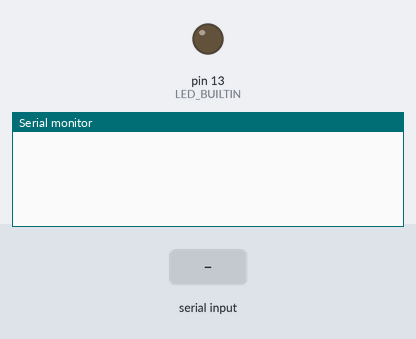
Simulated run of this sketch. Board: Arduino Uno, built with avr-gcc and run on an emulated ATmega328P. Shown: output pins drawn as LEDs (lit = HIGH), the last lines printed to the serial monitor. The test bench sets the inputs (shaded band).

Above: at 1.2 s.
1.3 s: "RESET\n" received over Serial
At 1.9 s:
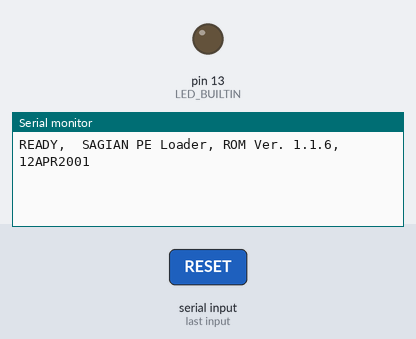
2.8 s: byte 10 ('\n') received over Serial
At 4.0 s:
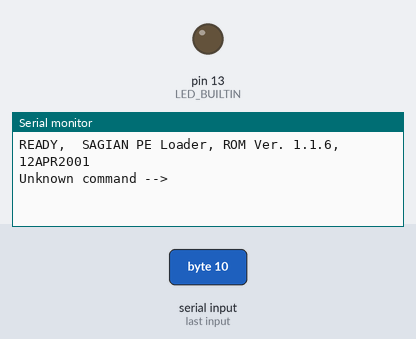
4.3 s: "X-AXIS \n" received over Serial
At 5.4 s:
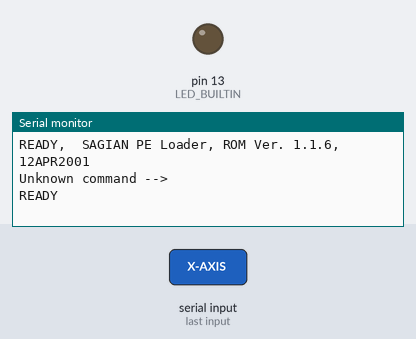
5.8 s: "Z-AXIS EXTEND\n" received over Serial
At 6.7 s:
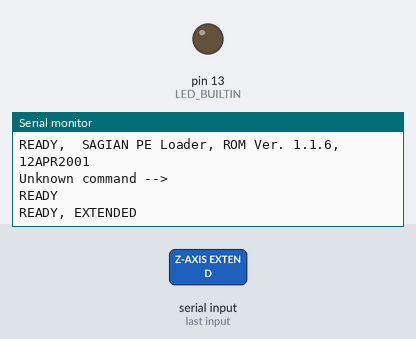

The sketch:

fake_plate_loader.ino
```cpp
bool isStringComplete = false;
String inputString = "";

void setup() {
  Serial.begin(19200);
  pinMode(LED_BUILTIN, OUTPUT);
  inputString.reserve(200);
}

void loop() {
  if (isStringComplete) {
    if (inputString.equals("RESET")) {
      Serial.println("READY,  SAGIAN PE Loader, ROM Ver. 1.1.6, 12APR2001");
    } else if (inputString.startsWith("MOVE ")) {
      delay(3000);  // Simulated 3 seconds for the movement
      Serial.println("READY");
    } else if (inputString.startsWith("X-AXIS ")) {
      Serial.println("READY");
    } else if (inputString.equals("Z-AXIS EXTEND")) {
      Serial.println("READY, EXTENDED");
    } else if (inputString.equals("Z-AXIS RETRACT")) {
      Serial.println("READY, RETRACTED");
    } else if (inputString.equals("GRIPPER OPEN")) {
      Serial.println("READY, OPEN");
    } else if (inputString.equals("GRIPPER CLOSE")) {
      Serial.println("READY, CLOSED, NOPLATE");
    } else if (inputString.equals("LOADER_STATUS")) {
      Serial.println("READY, POSITION 3, Z-AXIS RETRACTED, GRIPPER CLOSED, NOPLATE");
    } else {
      Serial.print("Unknown command --> ");
      Serial.println(inputString);
    }
    inputString = "";
    isStringComplete = false;
  }
}

void serialEvent() {
  while (Serial.available()) {
    char inChar = (char) Serial.read();
    if (inChar == '\n') {
      isStringComplete = true;
    } else {
      inputString += inChar;
    }
  }
}
```

Measured:
- after the input at 1.3 s, the serial monitor: prints a new line at once (image 1)
- after the input at 2.8 s, the serial monitor: prints a new line at once (image 2)
- after the input at 4.3 s, the serial monitor: prints a new line at once (image 3)
- after the input at 5.8 s, the serial monitor: prints a new line at once (image 4)
